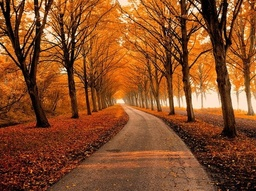
#> input picture CSC420/A2/fall.jpg, 256 x 191 px, shrunk from 610 x 455 before the run, found by its file name
$ python Q1SeamCarving.py   (older library calls are emulated)
#> lines starting #> are read from the running program, lines starting #| are printed output that depends on the picture
import scipy
from PIL import Image
import numpy as np
from pylab import *
from scipy import ndimage
import scipy.misc as sm
from PIL import Image
import cv2

#Q1 Seam Carving
'''
The optimal seam can be found using dynamic programming. The
1. first step is to traverse the image from the second row to the last row
and compute the cumulative minimum energy M for all possible
connected seams for each entry (i, j):
M(i, j) = e(i, j) + min(M(i−1, j −1),M(i−1, j),M(i−1, j +1))

2. At the end of this process, the minimum value of the last row in
M will indicate the end of the minimal connected vertical seam. Hence, backtrack from this minimum entry on
M to find the path of the optimal seam
'''

#Step 1 calculate image gradient (energy) of given image
def get_energy_function(img):
    R = img[:, :, 0]
    G = img[:, :, 1]
    B = img[:, :, 2]

    Gr = magnitude_of_gradients(R)
    Gg = magnitude_of_gradients(G)
    Gb = magnitude_of_gradients(B)

    #TA said simply add them together
    img_gradient = Gr + Gg + Gb

    #sm.imshow(img_gradient)

    return img_gradient

def magnitude_of_gradients(img):

    # Define kernel for x and y differences
    kx = np.array([[-1,0,1],[-2,0,2],[-1,0,1]],np.float32)
    ky = np.array([[1,2,1],[0,0,0],[-1,-2,-1]],np.float32)

    x = ndimage.convolve(img,ky, mode='constant', cval=0.0)
    y = ndimage.convolve(img,kx, mode='constant', cval=0.0)

    #result = math.sqrt(x*x + y*y)
    result = np.hypot(x, y)
    result = result / result.max() * 255

    #convert type int32 to type unit8
    result2 = np.array(result,dtype=np.uint8)

    #cv2.imshow('result',result2)
    #cv2.waitKey(0)
    #cv2.destroyAllWindows()

    return result2


#Step 2: build a map of the minimum cumulative energies
def cumulative_energy(energy):
    """
    energy: 2D numpy.array, image gradient
    Returns:
        tuple of 2 2D numpy.array
        paths: x-offset of the previous seam element for each pixel.
        cumulative_energies: cumulative energy at each pixel.
        seam_tail: the x-coordinate of the pixel in the last row
        of cumulative_energies with least energy.
    """
    height, width = energy.shape

    #pad with zeros first
    paths = np.zeros((height, width), dtype=np.int64)
    cumulative_energies = np.zeros((height, width), dtype=np.int64)
    paths[0] = np.arange(width) * np.nan

    for i in range(1, height):
        for j in range(width):
            #M(i, j) = e(i, j) + min(M(i−1, j −1),M(i−1, j),M(i−1, j +1))
            prev_energies = cumulative_energies[i-1, max(j-1, 0):j+2]
            least_energy = prev_energies.min()
            cumulative_energies[i][j] = energy[i][j] + least_energy
            paths[i][j] = np.where(prev_energies == least_energy)[0][0] - (1*(j != 0))

    #get the x-coordinate of the pixel with least energy
    seam_tail = list(cumulative_energies[-1]).index(min(cumulative_energies[-1]))

    return paths, cumulative_energies, seam_tail


#Step 3: do a backtrace to get the path (“seam”) with the lowest energy
def find_seam(paths, end_x):
    """
    paths: 2D numpy.array. Each element of the matrix is the offset
    of the index to the previous pixel in the seam
    end_x: integer. The x-coordinate of the pixel with the min energy in the last row
    Returns a 1D numpy.array with length == height of the image
    Each element is the x-coordinate of the pixel to be removed at that y-coordinate. e.g.
    [4,4,3,2] means "remove pixels (0,4), (1,4), (2,3), and (3,2)"
    """
    height, width = paths.shape[:2]
    seam = [end_x]
    for i in range(height-1, 0, -1):
        cur_x = seam[-1]
        offset_of_prev_x = paths[i][cur_x]
        seam.append(cur_x + offset_of_prev_x)
    seam.reverse()
    return seam


#Step 4: delete the pixels which belong to the seam
def remove_seam(img, seam):
     """
    img: 3D numpy.array RGB image
    seam: 1D numpy.array seam to remove
    Returns 3D numpy array of the image with the seam removed
    """
 #    img = np.array(Image.open(img))
     height, width, _ = img.shape
     return np.array([np.delete(img[row], seam[row], axis=0) for row in range(height)])


if __name__ == "__main__":

    img = "/Users/CYANG/Desktop/fall.jpg"
    image = np.array(Image.open(img))
#> image is the input picture: shape (191, 256, 3); mean R, G, B 137.7, 77.5, 38.8

    for i in range (100):
        #Step 1: calculate the energy for each pixel of the image
        energy_map = get_energy_function(image)
        paths, cumulative_energies, seam_tail = cumulative_energy(energy_map)

        #Step 2: build a map of the minimum cumulative energies
        paths, cumulative_energies, seam_tail = cumulative_energy(energy_map)

        #Step 3: do a backtrace on this data to get the path (“seam”) with the lowest energy
        seam = find_seam(paths, seam_tail)

        #Step 4: delete the pixels which belong to the seam
        image = remove_seam(image, seam)
#> this loop made 100 passes
#> seam on passes 1 to 12: [211], [83], [224], [64], [105], [22], [149], [220], [232], [245], [185], [85]
#> pass 1, in get_energy_function, `R = img[:, :, 0]`:
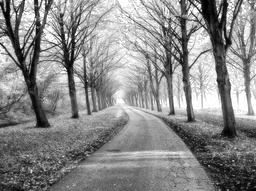
#> R: shape (191, 256); min 0, max 255, mean 137.7
#> pass 1, in get_energy_function, `G = img[:, :, 1]`:
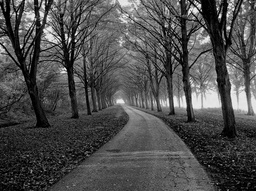
#> G: shape (191, 256); min 0, max 251, mean 77.5
#> pass 1, in get_energy_function, `B = img[:, :, 2]`:
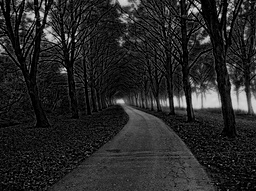
#> B: shape (191, 256); min 0, max 233, mean 38.8
#> pass 1, in magnitude_of_gradients, `x = ndimage.convolve(img,ky, mode='constant', cval=0.0)`:
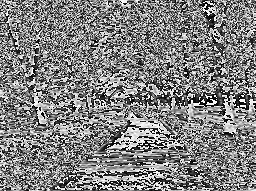
#> x: shape (191, 256); min 0, max 255, mean 129.1
#> after the loop:
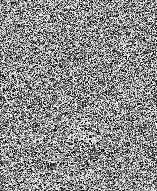
#> energy_map: shape (191, 157); min 0, max 255, mean 139.3
#> after the loop:
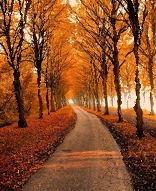
#> image: shape (191, 156, 3); mean R, G, B 141.3, 80.1, 40.1
#> after the loop:
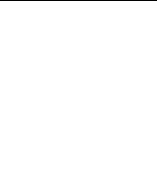
#> paths: shape (191, 157) int64; min -9.22e+18, max 1, mean -4.83e+16; drawn with min black and max white


    image = image[:,:,::-1]

    cv2.imshow('result',image)
    cv2.waitKey(0)
    cv2.destroyAllWindows()
